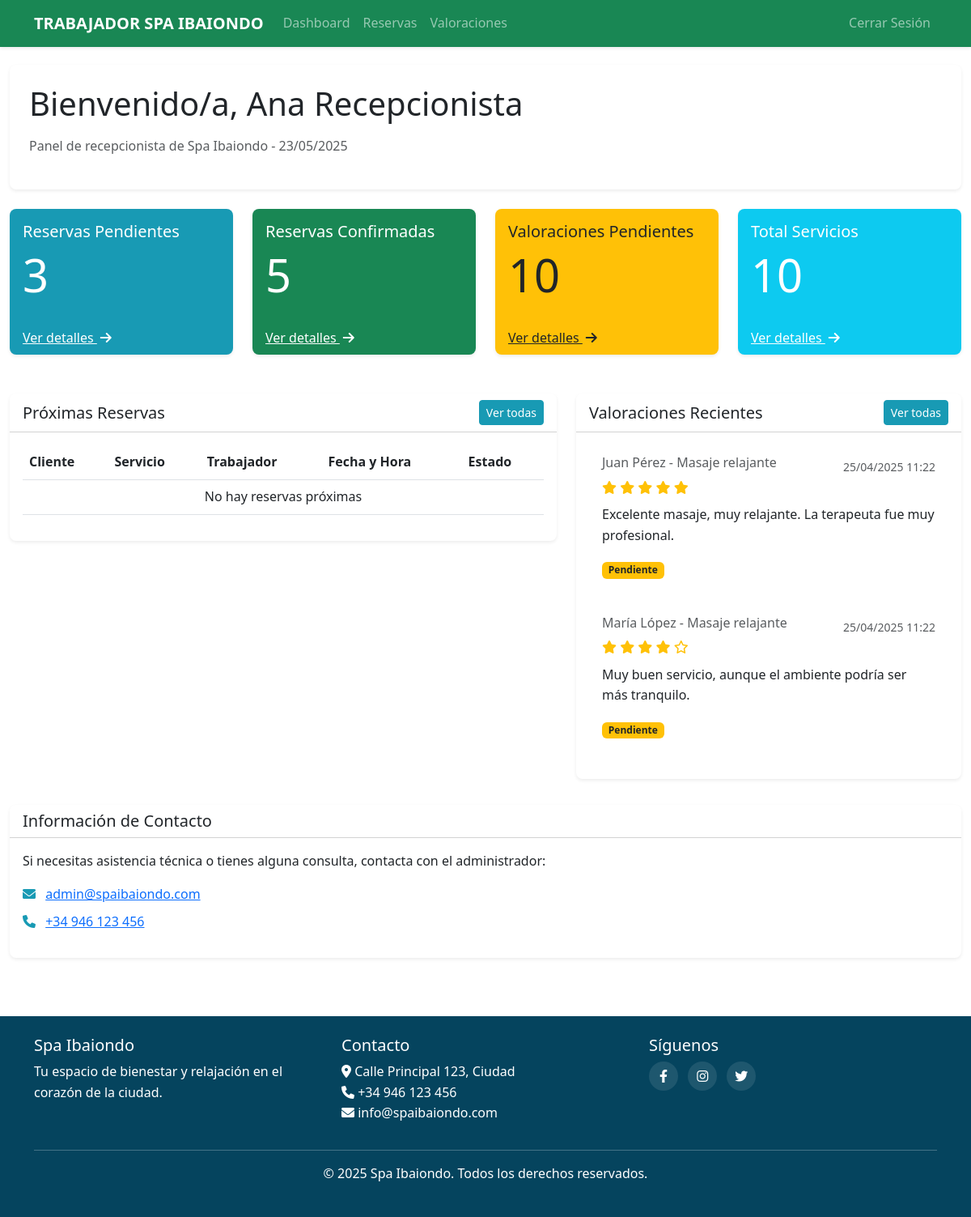
The app's page /public/index.php/trabajador/dashboard (signed in) with its own data.
### tables this page shows
CREATE TABLE valoraciones (
	id INT AUTO_INCREMENT PRIMARY KEY,
	id_usuario INT NOT NULL,
	id_servicio INT NOT NULL,
	puntuacion INT NOT NULL CHECK (puntuacion BETWEEN 1 AND 5),
	comentario TEXT,
	fecha_creacion TIMESTAMP DEFAULT CURRENT_TIMESTAMP,
	estado ENUM('pendiente', 'aprobada', 'rechazada') NOT NULL DEFAULT 'pendiente',
	FOREIGN KEY (id_usuario) REFERENCES usuarios(id) ON DELETE CASCADE,
	FOREIGN KEY (id_servicio) REFERENCES servicios(id) ON DELETE CASCADE,
	UNIQUE KEY (id_usuario, id_servicio)
);

CREATE TABLE usuarios (
	id INT AUTO_INCREMENT PRIMARY KEY,
	nombre VARCHAR(100) NOT NULL,
	email VARCHAR(100) UNIQUE NOT NULL,
	contrasena VARCHAR(255) NOT NULL,
	fecha_registro TIMESTAMP DEFAULT CURRENT_TIMESTAMP
);

CREATE TABLE servicios (
	id INT AUTO_INCREMENT PRIMARY KEY,
	nombre VARCHAR(100) NOT NULL,
	descripcion TEXT NOT NULL,
	duracion INT NOT NULL,
	precio DECIMAL(10,2) NOT NULL,
	imagen VARCHAR(255) NULL
);

### app/views/trabajadores/dashboard_recepcionista.php (the view, shortened to what the rows shown need)
<div class="container-fluid py-4">
    <div class="row mb-4">
        <div class="col-12">
            <div class="card shadow-sm">
                <div class="card-body p-4">
                    <h1 class="mb-3">Bienvenido/a, <?= Helper::e($_SESSION['trabajador_nombre']) ?></h1>
                    <p class="text-muted">Panel de recepcionista de Spa Ibaiondo - <?= date('d/m/Y') ?></p>
                </div>
            </div>
        </div>
    </div>
    <div class="row mb-4">
        <div class="col-lg-3 col-md-6 mb-4">
            <div class="card bg-primary text-white shadow-sm h-100">
                <div class="card-body">
                    <h5 class="card-title">Reservas Pendientes</h5>
                    <h2 class="display-4">
                        <?= count(array_filter($reservas, function($r) { return $r['estado'] === 'pendiente'; })) ?>
                    </h2>
                </div>
                <div class="card-footer bg-transparent border-0">
                    <a href="<?= Helper::url('trabajador/reservas?filtroEstado=pendiente') ?>" class="text-white">Ver detalles <i class="fas fa-arrow-right ms-1"></i></a>
                </div>
            </div>
        </div>
        <div class="col-lg-3 col-md-6 mb-4">
            <div class="card bg-success text-white shadow-sm h-100">
                <div class="card-body">
                    <h5 class="card-title">Reservas Confirmadas</h5>
                    <h2 class="display-4">
                        <?= count(array_filter($reservas, function($r) { return $r['estado'] === 'confirmada'; })) ?>
                    </h2>
                </div>
                <div class="card-footer bg-transparent border-0">
                    <a href="<?= Helper::url('trabajador/reservas?filtroEstado=confirmada') ?>" class="text-white">Ver detalles <i class="fas fa-arrow-right ms-1"></i></a>
                </div>
            </div>
        </div>
        <div class="col-lg-3 col-md-6 mb-4">
            <div class="card bg-warning shadow-sm h-100">
                <div class="card-body">
                    <h5 class="card-title">Valoraciones Pendientes</h5>
                    <h2 class="display-4">
                        <?= count(array_filter($valoraciones, function($v) { return $v['estado'] === 'pendiente'; })) ?>
                    </h2>
                </div>
                <div class="card-footer bg-transparent border-0">
                    <a href="<?= Helper::url('trabajador/valoraciones') ?>" class="text-dark">Ver detalles <i class="fas fa-arrow-right ms-1"></i></a>
                </div>
            </div>
        </div>
        <div class="col-lg-3 col-md-6 mb-4">
            <div class="card bg-info text-white shadow-sm h-100">
                <div class="card-body">
                    <h5 class="card-title">Total Servicios</h5>
                    <h2 class="display-4">
                        <?= count($servicios) ?>
                    </h2>
                </div>
                <div class="card-footer bg-transparent border-0">
                    <a href="<?= Helper::url('trabajador/servicios') ?>" class="text-white">Ver detalles <i class="fas fa-arrow-right ms-1"></i></a>
                </div>
            </div>
        </div>
    </div>
    <div class="row">
        <div class="col-lg-7 mb-4">
            <div class="card shadow-sm">
                <div class="card-header bg-white">
                    <div class="d-flex justify-content-between align-items-center">
                        <h5 class="mb-0">Próximas Reservas</h5>
                        <a href="<?= Helper::url('trabajador/reservas') ?>" class="btn btn-sm btn-primary">Ver todas</a>
                    </div>
                </div>
                <div class="card-body">
                    <div class="table-responsive">
                        <table class="table table-hover">
                            <thead>
                                <tr>
                                    <th>Cliente</th>
                                    <th>Servicio</th>
                                    <th>Trabajador</th>
                                    <th>Fecha y Hora</th>
                                    <th>Estado</th>
                                </tr>
                            </thead>
                            <tbody>
                                <?php
                                $proximasReservas = array_filter($reservas, function($r) {
                                    return $r['estado'] === 'pendiente' && strtotime($r['fecha_hora']) > time();
                                });
                                usort($proximasReservas, function($a, $b) {
                                    return strtotime($a['fecha_hora']) - strtotime($b['fecha_hora']);
                                });
                                $proximasReservas = array_slice($proximasReservas, 0, 5);
                                ?>
                                <?php if (empty($proximasReservas)): ?>
                                    <tr>
                                        <td colspan="5" class="text-center">No hay reservas próximas</td>
                                    </tr>
                                <?php endif; ?>
                            </tbody>
                        </table>
                    </div>
                </div>
            </div>
        </div>
        <div class="col-lg-5 mb-4">
            <div class="card shadow-sm">
                <div class="card-header bg-white">
                    <div class="d-flex justify-content-between align-items-center">
                        <h5 class="mb-0">Valoraciones Recientes</h5>
                        <a href="<?= Helper::url('trabajador/valoraciones') ?>" class="btn btn-sm btn-primary">Ver todas</a>
                    </div>
                </div>
                <div class="card-body">
                    <?php
                    usort($valoraciones, function($a, $b) {
                        return strtotime($b['fecha_creacion']) - strtotime($a['fecha_creacion']);
                    });
                    $valoracionesRecientes = array_slice($valoraciones, 0, 2);
                    ?>
                    <?php if (empty($valoracionesRecientes)): ?>
                        <p class="text-center">No hay valoraciones recientes</p>
                    <?php else: ?>
                        <?php foreach ($valoracionesRecientes as $valoracion): ?>
                            <div class="card mb-3">
                                <div class="card-body">
                                    <div class="d-flex justify-content-between">
                                        <h6 class="card-subtitle mb-2 text-muted">
                                            <?= Helper::e($valoracion['nombre_usuario']) ?> - <?= Helper::e($valoracion['nombre_servicio']) ?>
                                        </h6>
                                        <span class="text-muted small"><?= Helper::formatDate($valoracion['fecha_creacion']) ?></span>
                                    </div>
                                    <div class="mb-2">
                                        <?php for ($i = 1; $i <= 5; $i++): ?>
                                            <?php if ($i <= $valoracion['puntuacion']): ?>
                                                <i class="fas fa-star text-warning"></i>
                                            <?php else: ?>
                                                <i class="far fa-star text-warning"></i>
                                            <?php endif; ?>
                                        <?php endfor; ?>
                                    </div>
                                    <p class="card-text"><?= Helper::e($valoracion['comentario']) ?></p>
                                    <?php if ($valoracion['estado'] == 'pendiente'): ?>
                                        <span class="badge bg-warning text-dark">Pendiente</span>
                                    <?php elseif ($valoracion['estado'] == 'aprobada'): ?>
                                        <span class="badge bg-success">Aprobada</span>
                                    <?php else: ?>
                                        <span class="badge bg-danger">Rechazada</span>
                                    <?php endif; ?>
                                </div>
                            </div>
                        <?php endforeach; ?>
                    <?php endif; ?>
                </div>
            </div>
        </div>
    </div>
    <div class="row mt-2">
        <div class="col-12">
            <div class="card shadow-sm">
                <div class="card-header bg-white">
                    <h5 class="card-title mb-0">Información de Contacto</h5>
                </div>
                <div class="card-body">
                    <p>Si necesitas asistencia técnica o tienes alguna consulta, contacta con el administrador:</p>
                    <div class="row">
                        <div class="col-md-6">
                            <ul class="list-unstyled">
                                <li class="mb-2">
                                    <i class="fas fa-envelope me-2 text-primary"></i>
                                    <a href="mailto:admin@spaibaiondo.com">admin@spaibaiondo.com</a>
                                </li>
                                <li>
                                    <i class="fas fa-phone me-2 text-primary"></i>
                                    <a href="tel:+34946123456">+34 946 123 456</a>
                                </li>
                            </ul>
                        </div>
                    </div>
                </div>
            </div>
        </div>
    </div>
</div>

### core/Router.php (shortened to what the rows shown need)
<?php
class Router {
    private $routes = [];
    public function add($method, $path, $controller, $action) {
        $this->routes[] = [
            'method' => $method,
            'path' => $path,
            'controller' => $controller,
            'action' => $action
        ];
    }
    public function dispatch() {
        $uri = $_SERVER['REQUEST_URI'];
        $method = $_SERVER['REQUEST_METHOD'];
        $baseFolder = '/spa-ibaiondo/public';
        if (strpos($uri, $baseFolder) === 0) {
            $uri = substr($uri, strlen($baseFolder));
        }
        $uri = str_replace('/index.php', '', $uri);
        $uri = explode('?', $uri)[0];
        foreach ($this->routes as $route) {
            $pattern = $this->convertRouteToRegex($route['path']);
            if ($route['method'] === $method && preg_match($pattern, $uri, $matches)) {
                array_shift($matches);
                $action = $route['action'];
                $controllerInstance = new $controller();
                call_user_func_array([$controllerInstance, $action], $matches);
                return;
            }
        }
    }
    private function convertRouteToRegex($route) {
        $pattern = preg_replace('/\{([a-zA-Z0-9_]+)\}/', '([^/]+)', $route);
        return '#^' . $pattern . '$#';
    }
}

### records on screen
valoraciones: id_usuario.nombre "Juan Pérez", id_servicio.nombre "Masaje relajante", fecha_creacion "25/04/2025 11:22", puntuacion 5 (drawn), comentario "Excelente masaje, muy relajante. La terapeuta fue muy profesional.", estado "Pendiente"
valoraciones: id_usuario.nombre "María López", id_servicio.nombre "Masaje relajante", fecha_creacion "25/04/2025 11:22", puntuacion 4 (drawn), comentario "Muy buen servicio, aunque el ambiente podría ser más tranquilo.", estado "Pendiente"

### other values on screen
count($servicios) "10"
